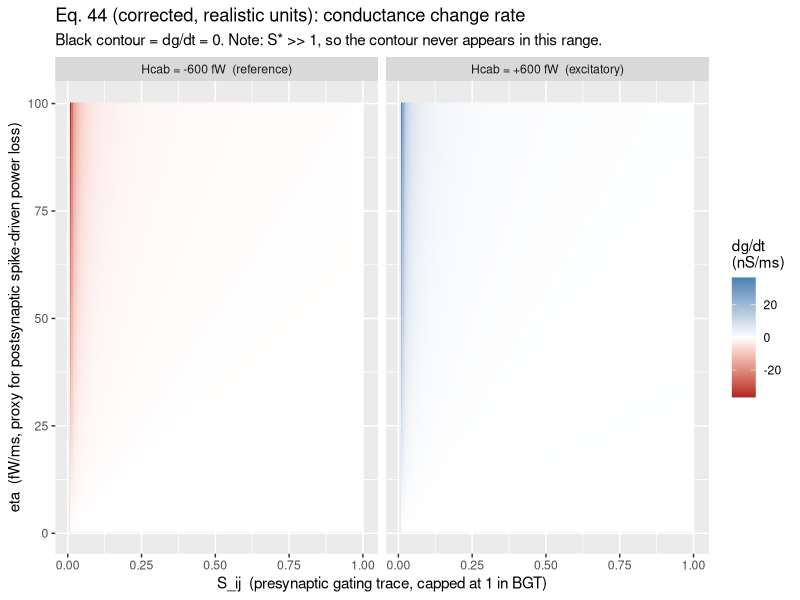
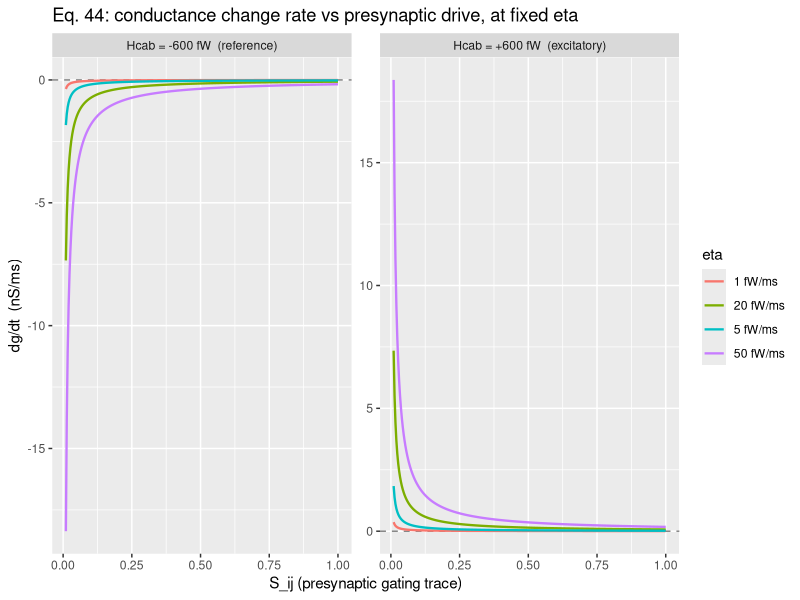
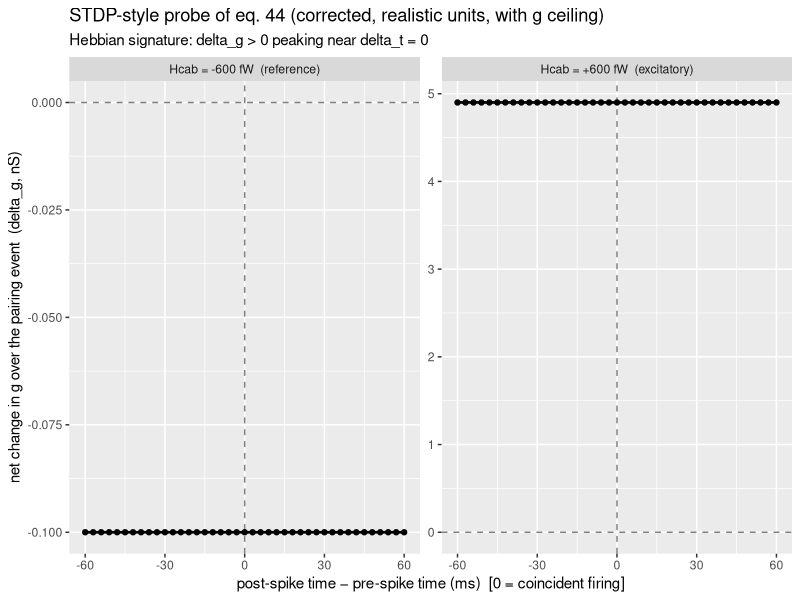

Source code (R) for these figures, in order:
## ---------------------------------------------------------------------------
## Scratch script: does the Hebbian update rule (DACx paper, eqs. 44 & 46)
## behave like "neurons that fire together, wire together"?
##
## Equations (sec. 2.1.6):
##   G2(g)  = Ginf + 2g + g^2/Ginf                      (eq. 41)
##   H(S)   = -1/S                                       (eq. 42)
##   O(g)   = g + g^2/Ginf                               (eq. 43)
##   dg/dt  = -(eta/Hcab) * (G2(g)*H(S) + O(g))          (eq. 44, corrected)
##   dH/dg  = Hcab / (G2(g)*H(S) + O(g))                 (eq. 46, re-derived)
##
## Variable interpretation:
##   S    = S_ij (synaptic gating trace, peaks with presynaptic spikes, capped at 1)
##   eta  = -dH_i/dt > 0 (rate of power dissipation, peaks with postsynaptic spikes)
##   Hcab = (v_cab - v_eq) * exp(L) * I_syn,i   (eq. 40, units: fW)
##          For an excitatory synapse at rest with a modestly active postsynaptic cell:
##            (v_cab - v_eq) ≈ -60 mV, exp(L) ≈ 1, I_syn,i ≈ -10 pA
##            => Hcab ≈ (-60)*1*(-10) = +600 fW
## ---------------------------------------------------------------------------

library(tidyverse)

## --- Core equations ---------------------------------------------------------

G2  <- function(g, Ginf) Ginf + 2 * g + g^2 / Ginf
Hf  <- function(S)       -1 / S
Oij <- function(g, Ginf)  g + g^2 / Ginf

dg_dt <- function(eta, Hcab, g, Ginf, S) {
  -(eta / Hcab) * (G2(g, Ginf) * Hf(S) + Oij(g, Ginf))
}

dH_dg <- function(Hcab, g, Ginf, S) {
  Hcab / (G2(g, Ginf) * Hf(S) + Oij(g, Ginf))
}

## --- Biologically realistic parameters -------------------------------------
## g0    : single-synapse conductance (nS) -- Levy & Reyes 2012 ~0.1 nS
## Ginf0 : characteristic admittance (nS) from eq. 18, typical ~2 nS for a
##         1-µm-diameter dendrite with Rm = 10 kΩ·cm², Ra = 200 Ω·cm
## Hcab  : +600 fW for an active excitatory synapse (see header)

g0    <- 0.1   # nS
Ginf0 <- 2.0   # nS

## The sign-flip threshold S* = G2(g)/O(g); check whether it falls in [0, 1].
## S_fast is capped at 1 in network::BGT, so S > 1 is unrealistic.
S_star <- G2(g0, Ginf0) / Oij(g0, Ginf0)
message(sprintf(
  "S* (sign-flip threshold) = %.1f  =>  %s within the realistic S range [0, 1].",
  S_star,
  if (S_star > 1) "NEVER reached" else "IS reachable"
))

## --- Sanity check: dg/dt * dH/dg == -eta at non-singular points -------------

check_grid <- expand.grid(
  eta  = c(0.5, 5, 50),
  Hcab = c(-600, 600),
  g    = c(0.05, 0.1, 1),
  S    = c(0.05, 0.3, 0.8)
) |>
  mutate(
    lhs = dg_dt(eta, Hcab, g, Ginf = 2, S) * dH_dg(Hcab, g, Ginf = 2, S),
    rhs = -eta,
    ok  = abs(lhs - rhs) < 1e-9
  )
n_singular <- sum(is.na(check_grid$lhs))
stopifnot(all(check_grid$ok[!is.na(check_grid$lhs)]))
message(sprintf(
  "Consistency check passed (eq. 44 * eq. 46 == -eta) at all %d non-singular points.",
  sum(!is.na(check_grid$lhs))
))

## --- Plot 1: heatmap of dg/dt over (S, eta) --------------------------------
## S restricted to [0, 1] (the realistic cap in network::BGT).
## eta in fW/ms; Hcab = +600 (excitatory) and -600 (reference).

grid1 <- expand.grid(
  S    = seq(0.01, 1, length.out = 200),
  eta  = seq(0.5, 100, length.out = 200),
  Hcab = c(-600, 600)
) |>
  mutate(
    dgdt     = dg_dt(eta, Hcab, g0, Ginf0, S),
    Hcab_lab = ifelse(Hcab > 0, "Hcab = +600 fW  (excitatory)", "Hcab = -600 fW  (reference)")
  )

p1 <- ggplot(grid1, aes(S, eta, fill = dgdt)) +
  geom_raster() +
  geom_contour(aes(z = dgdt), breaks = 0, color = "black", linewidth = 0.5) +
  scale_fill_gradient2(low = "firebrick", mid = "white", high = "steelblue", midpoint = 0) +
  facet_wrap(~Hcab_lab) +
  labs(
    x = "S_ij  (presynaptic gating trace, capped at 1 in BGT)",
    y = "eta  (fW/ms, proxy for postsynaptic spike-driven power loss)",
    fill = "dg/dt\n(nS/ms)",
    title = "Eq. 44 (corrected, realistic units): conductance change rate",
    subtitle = "Black contour = dg/dt = 0. Note: S* >> 1, so the contour never appears in this range."
  )
print(p1)

## --- Plot 2: dg/dt vs S at several eta levels, for Hcab = +600 fW ----------

grid2 <- expand.grid(
  S    = seq(0.01, 1, length.out = 300),
  eta  = c(1, 5, 20, 50),    # fW/ms
  Hcab = c(-600, 600)
) |>
  mutate(
    dgdt     = dg_dt(eta, Hcab, g0, Ginf0, S),
    Hcab_lab = ifelse(Hcab > 0, "Hcab = +600 fW  (excitatory)", "Hcab = -600 fW  (reference)"),
    eta_lab  = factor(paste0(eta, " fW/ms"))
  )

p2 <- ggplot(grid2, aes(S, dgdt, color = eta_lab)) +
  geom_hline(yintercept = 0, linetype = "dashed", color = "grey50") +
  geom_line(linewidth = 0.8) +
  facet_wrap(~Hcab_lab, scales = "free_y") +
  labs(
    x = "S_ij (presynaptic gating trace)",
    y = "dg/dt  (nS/ms)",
    color = "eta",
    title = "Eq. 44: conductance change rate vs presynaptic drive, at fixed eta"
  )
print(p2)

## --- Plot 3: STDP-style pre/post spike-pairing simulation ------------------
## Integrate eq. 44 forward in time for a single pre/post spike pair with
## varying relative timing. g is capped at g_max to prevent the finite-time
## blow-up (G2 ~ g^2 positive feedback) that arises without a biological
## saturation limit (which the paper does not yet specify).

simulate_dg <- function(delta_t, Hcab,
                         g0      = 0.1,   # nS
                         Ginf0   = 2.0,   # nS
                         tau_S   = 20,    # ms: presynaptic S decay
                         tau_eta = 5,     # ms: postsynaptic power-loss decay
                         S_base  = 0.05,  # baseline gating (dimensionless)
                         S_peak  = 0.8,   # gating at spike onset
                         eta_base = 0.5,  # fW/ms baseline power-dissipation rate
                         eta_peak = 50,   # fW/ms at postsynaptic spike peak
                         g_max   = 5,     # nS ceiling (biological saturation proxy)
                         dt      = 0.1,   # ms
                         t_max   = 200) { # ms
  t_pre  <- 50
  t_post <- t_pre + delta_t
  times  <- seq(0, t_max, by = dt)

  S_t   <- S_base   + ifelse(times >= t_pre,  (S_peak   - S_base)   * exp(-(times - t_pre)  / tau_S),   0)
  eta_t <- eta_base + ifelse(times >= t_post, (eta_peak - eta_base) * exp(-(times - t_post) / tau_eta), 0)

  g <- g0
  for (i in seq_along(times)) {
    g <- g + dg_dt(eta_t[i], Hcab, g, Ginf0, S_t[i]) * dt
    g <- max(g, 1e-6)
    g <- min(g, g_max)
  }
  g - g0
}

deltas <- seq(-60, 60, by = 3)

stdp <- bind_rows(
  tibble(delta_t = deltas, Hcab =  600, delta_g = map_dbl(deltas, simulate_dg, Hcab =  600)),
  tibble(delta_t = deltas, Hcab = -600, delta_g = map_dbl(deltas, simulate_dg, Hcab = -600))
) |>
  mutate(Hcab_lab = ifelse(Hcab > 0, "Hcab = +600 fW  (excitatory)", "Hcab = -600 fW  (reference)"))

p3 <- ggplot(stdp, aes(delta_t, delta_g)) +
  geom_hline(yintercept = 0, linetype = "dashed", color = "grey50") +
  geom_vline(xintercept = 0, linetype = "dashed", color = "grey50") +
  geom_line(linewidth = 0.9) +
  geom_point(size = 1.5) +
  facet_wrap(~Hcab_lab, scales = "free_y") +
  labs(
    x = "post-spike time − pre-spike time (ms)  [0 = coincident firing]",
    y = "net change in g over the pairing event  (delta_g, nS)",
    title = "STDP-style probe of eq. 44 (corrected, realistic units, with g ceiling)",
    subtitle = "Hebbian signature: delta_g > 0 peaking near delta_t = 0"
  )
print(p3)
